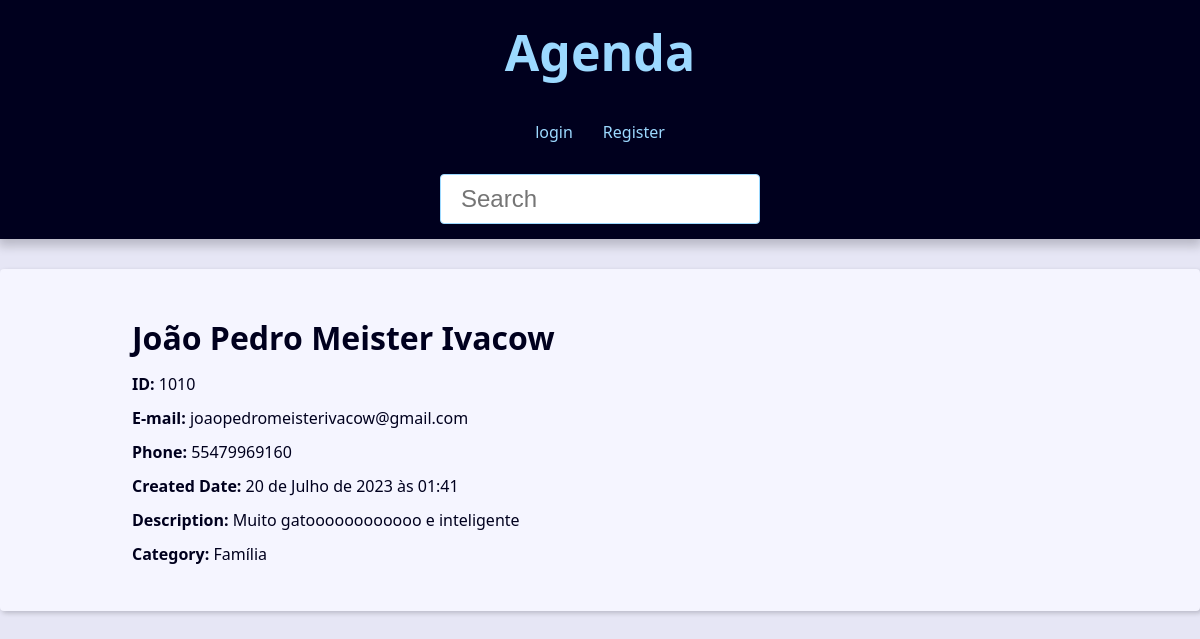
Screenshot of /contact/1010/ with the database file from the repository.
### contact/models.py (models this page shows, shortened)
class Contact(models.Model):
    first_name = models.CharField(max_length=50)
    last_name = models.CharField(max_length=50)
    phone = models.CharField(max_length=50)
    email = models.EmailField(max_length=254, blank=True) #Com o blanck você define se é obrigatório ou não, tem validação imbutida
    created_date = models.DateTimeField(default=timezone.now) #Função que pega a data atual
    description = models.TextField(blank=True)
    show = models.BooleanField(default=True) #Default coloca um falor automático, #Ele é de selecionar
    picture = models.ImageField(blank=True, upload_to='pictures/%Y/%m') #Dentro da pasta média ele vai criar uma pasta pictures / ano / mês
    category = models.ForeignKey(
        Category, on_delete=models.SET_NULL,
        blank=True, null=True #Permito que esse campo seja nulo
    )
    owner = models.ForeignKey(
        User, on_delete=models.SET_NULL,
        blank=True, null=True
    )

class Category(models.Model):
    class Meta:
        verbose_name = 'Category' #Singular
        verbose_name_plural = 'Categories' #Plural
    name = models.CharField(max_length=50)

### contact/views/contact_views.py (the view)
# urls.py: path('contact/<int:contact_id>/',views.contact, name='contact'),
def contact(request,contact_id):
    single_contact = get_object_or_404(Contact,pk=contact_id, show=True)
    '''
        pode ser também

        single_contact = get_object_or_404(Contact.objects.filter(pk=contact_id))

    '''
    site_title = f'{single_contact.first_name} {single_contact.last_name} - Agenda'
    context = {
        'contact': single_contact,
        'site_title': site_title,
    }
    return render(
        request,
        'contact/contact.html',
        context
    )

### contact/templates/contact/contact.html (shortened to what this page needs)
{% extends 'global/base.html' %}
{% block content %}
    <div class="single-contact">
        <h1 class="single-contact">
            {{contact.first_name}}  {{contact.last_name}}
        </h1>
        <p><b>ID: </b>{{contact.id}}</p>
        <p><b>E-mail: </b>{{contact.email}}</p>
        <p><b>Phone: </b>{{contact.phone}}</p>
        <p><b>Created Date: </b>{{contact.created_date}}</p>
        <p><b>Description: </b>{{contact.description}}</p>
        <p><b>Category: </b>{{contact.category.name}}</p>
  </div>
{% endblock content %}

### base_static/global/css/style.css (style rules this page uses)
:root { --spacing: 1.5rem; --link-dark-color: rgb(0, 83, 134); --link-light-color: rgb(156, 217, 255); --clr-white: rgb(245, 245, 255); --clr-black: rgb(0, 0, 30); --clr-light-gray: rgb(230, 230, 245); --clr-dark-shadow-5: rgba(0, 0, 10, 5%); --clr-dark-shadow-10: rgba(0, 0, 10, 10%); --clr-dark-shadow-20: rgba(0, 0, 10, 20%); --clr-light-shadow-5: rgba(200, 200, 255, 5%); --clr-light-shadow-10: rgba(200, 200, 255, 10%); --clr-light-shadow-20: rgba(200, 200, 255, 20%); --main-page-width: 120rem; --table-min-width: 60rem; --biggest-font-size: 5rem; --bigger-font-size: 4rem; --big-font-size: 3.2rem; --medium-font-size: 2.4rem; --small-font-size: 1.6rem; --smaller-font-size: 1.4rem; --smallest-font-size: 1.2rem; --transition-fast: 300ms; --transition-medium: 600ms; --transition-slow: 1s; --default-border-radius: 4px; }
*, *::before, *::after { margin: 0; padding: 0; box-sizing: border-box; }
html { font-size: 62.5%; }
body { font-family: system-ui, -apple-system, BlinkMacSystemFont, 'Segoe UI', Roboto, Oxygen, Ubuntu, Cantarell, 'Open Sans', 'Helvetica Neue', sans-serif; line-height: 1.5; font-size: var(--small-font-size); color: var(--clr-black); -webkit-font-smoothing: antialiased; background: var(--clr-light-gray); }
@media (min-width: 600px) { .single-contact { max-width: 80%; margin: calc(var(--spacing) * 2) auto; } }
.single-contact h1 { margin: 1rem 0; }
.single-contact p { margin: 1rem 0; }

### rows the page displays
Contact: first_name "João Pedro", last_name "Meister Ivacow", id "1010", email "joaopedromeisterivacow@gmail.com", phone "55479969160", created_date "20 de Julho de 2023 às 01:41", description "Muito gatoooooooooooo e inteligente", category.name "Família"
